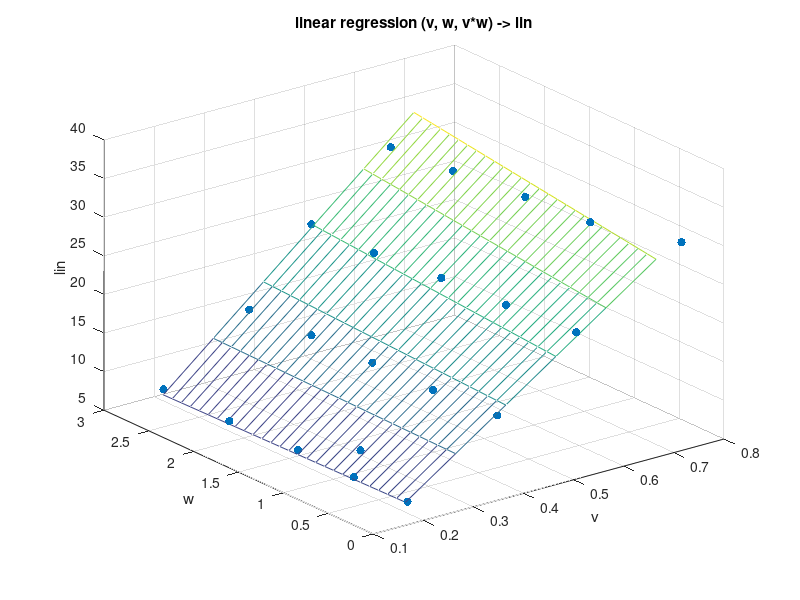
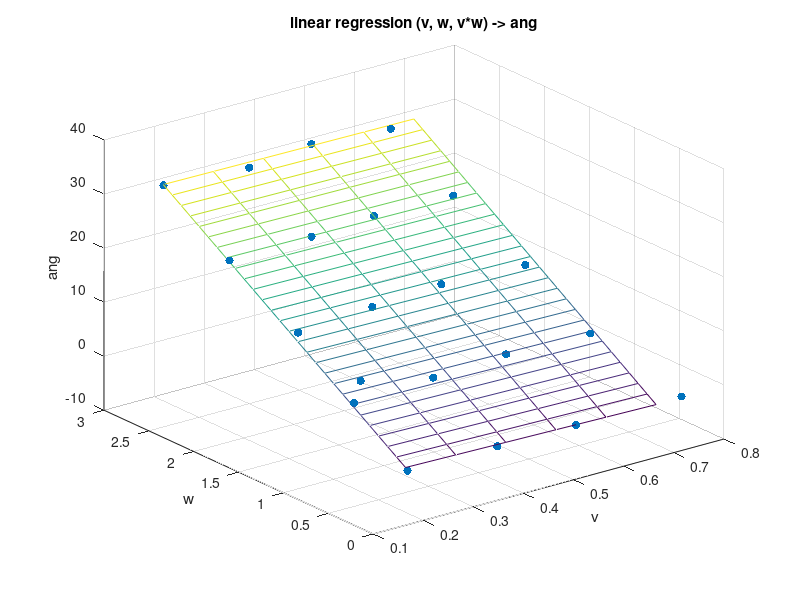

The MATLAB source for these figures, in order:
% https://www.gnu.org/software/octave/doc/interpreter/Linear-Least-Squares.html
% https://stats.stackexchange.com/questions/32504/simple-multivariate-regression-with-octave
% http://sachinashanbhag.blogspot.fr/2012/07/linear-least-squares-in-gnu-octave-part.html
% https://fr.mathworks.com/help/stats/regress.html

M=[8, 0, 0.1683, 0.0000
8, 8, 0.1678, 0.5942
8, 16, 0.1720, 1.2400
8, 24, 0.1645, 1.9628
8, 32, 0.1686, 2.7203
10, 10, 0.2070, 0.7380
16, 0, 0.3474, 0.0000
16, 8, 0.3367, 0.6544
16, 16, 0.3351, 1.3223
16, 24, 0.3330, 1.9880
16, 32, 0.3250, 2.6400
24, 0, 0.5050, 0.0000
24, 8, 0.4917, 0.7073
24, 16, 0.4841, 1.3858
24, 24, 0.4670, 2.0410
24, 32, 0.4673, 2.7409
32, 0, 0.7152, 0.0000
32, 8, 0.6544, 0.6779
32, 16, 0.6420, 1.3317
32, 24, 0.6228, 2.0299
32, 32, 0.6091, 2.6465];

lin=M(:,1);
ang=M(:,2);
  v=M(:,3);
  w=M(:,4);

% linear regression (v, w, v*w) -> lin
X=[ones(size(v)), v, w, v .* w];
[bLin, sigma, r]=ols(lin, X);
bLin
%~ bLin =  0.50949 45.38459 -0.81221 3.78223
normR=norm(r)
[1 8 8 8*8]*bLin       % simple prediction
linEst=X*bLin          % check model with initial data

scatter3(v, w, lin, 'filled');
hold on
vfit = min(v):.1:max(v);
wfit = min(w):.1:max(w);
[vFIT,wFIT] = meshgrid(vfit,wfit);
YFIT = bLin(1) + bLin(2)*vFIT + bLin(3)*wFIT + bLin(4)*vFIT.*wFIT;
mesh(vFIT,wFIT,YFIT);
hidden('off')
title('linear regression (v, w, v*w) -> lin')
xlabel('v'); ylabel('w'); zlabel('lin')

% linear regression (v, w, v*w) -> ang
X=[ones(size(v)), v, w, v .* w];
[bAng, sigma, r]=ols(ang, X);
bAng
%~ bAng =  0.98163 -1.82084 11.69517 0.36455
normR=norm(r)
[1 8 8 8*8]*bAng       % simple prediction
angEst=X*bAng          % check model with initial data

figure
scatter3(v, w, ang, 'filled');
hold on
vfit = min(v):.1:max(v);
wfit = min(w):.1:max(w);
[vFIT,wFIT] = meshgrid(vfit,wfit);
YFIT = bAng(1) + bAng(2)*vFIT + bAng(3)*wFIT + bAng(4)*vFIT.*wFIT;
mesh(vFIT,wFIT,YFIT);
hidden('off')
title('linear regression (v, w, v*w) -> ang')
xlabel('v'); ylabel('w'); zlabel('ang')
pause
